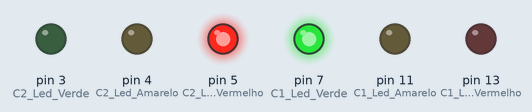
Recording of a sketch running on a simulated Arduino Uno, built with avr-gcc and run on an emulated ATmega328P. On the bench: output pins drawn as LEDs (lit = HIGH).

Above: at 5.0 s.
At 10.5 s:
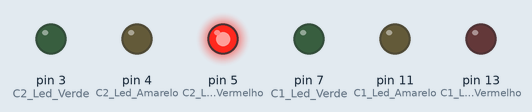
At 12.5 s:
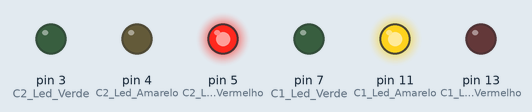
At 20.0 s:
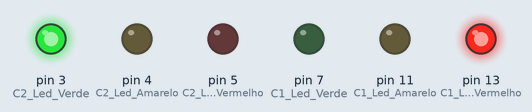
At 25.5 s:
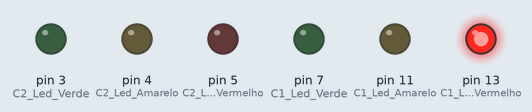
At 27.5 s:
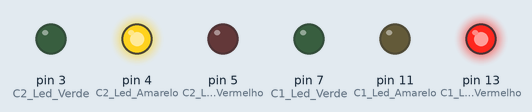
Timing chart, 0 to 39.0 s (numbered marks = the images above):
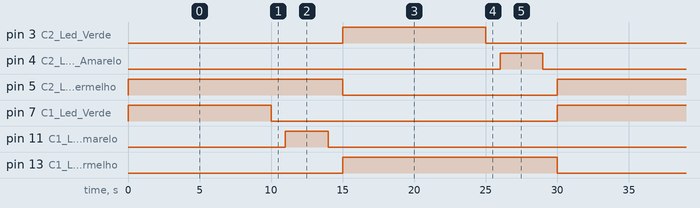

The sketch:

Semaforo.ino
```cpp
int C1_Led_Vermelho = 13;
int C1_Led_Amarelo = 11;
int C1_Led_Verde = 7;
int C2_Led_Vermelho = 5;
int C2_Led_Amarelo = 4;
int C2_Led_Verde = 3;

void setup()
{
  pinMode(C1_Led_Vermelho, OUTPUT);
  pinMode(C1_Led_Amarelo, OUTPUT);
  pinMode(C1_Led_Verde, OUTPUT);
  pinMode(C2_Led_Vermelho, OUTPUT);
  pinMode(C2_Led_Amarelo, OUTPUT);
  pinMode(C2_Led_Verde, OUTPUT);
}

void loop()
{
  //Conjunto1
  Conjunto1(10000);
  //Desliga Verde C1
  digitalWrite(C1_Led_Verde, LOW);
  delay(1000);
  //Ligar Amarelo C1
  digitalWrite(C1_Led_Amarelo, HIGH);
  delay(3000);
  //Desligar Amarelo C1
  digitalWrite(C1_Led_Amarelo,LOW);
  delay(1000);
  //Conjunto2
  Conjunto2(10000);
  //Desligar Verde C2
  digitalWrite(C2_Led_Verde, LOW);
  delay(1000);
  //Ligar Amarelo C2
  digitalWrite(C2_Led_Amarelo, HIGH);
  delay(3000);
  //Desligar Amarelo C2
  digitalWrite(C2_Led_Amarelo, LOW);
  delay(1000);
  //Desligar Vermelho C1
  digitalWrite(C1_Led_Vermelho, LOW);
}

void Conjunto1(int temp)
{
  digitalWrite(C1_Led_Verde, HIGH);
  digitalWrite(C2_Led_Vermelho, HIGH);
  delay(temp);
}

void Conjunto2(int temp)
{
  digitalWrite(C1_Led_Vermelho, HIGH);
  digitalWrite(C2_Led_Vermelho, LOW);
  digitalWrite(C2_Led_Verde, HIGH);
  delay(temp);
}
```

Measured:
- by itself, pin 3 (C2_Led_Verde), pin 7 (C1_Led_Verde): alternates HIGH for 10.0 s and LOW for 20.0 s
- by itself, pin 4 (C2_Led_Amarelo), pin 11 (C1_Led_Amarelo): alternates HIGH for 3.0 s and LOW for 27.0 s
- by itself, pin 5 (C2_Led_Vermelho), pin 13 (C1_Led_Vermelho): alternates HIGH for 15.0 s and LOW for 15.0 s
